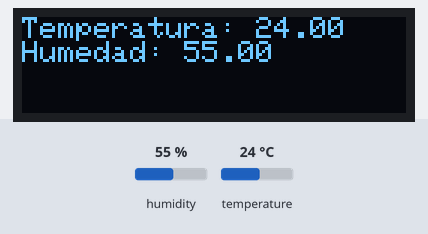
The program below on a simulated ESP32-S3. On the bench: 128×32 one-colour display. The test bench sets the inputs (shaded band); at power-on: humidity 55 %, temperature 24 °C. The display library's start-up logo is not drawn; what the program prints to the serial monitor is not drawn.

Above: at 3.2 s.
3.3 s: humidity set to 22 %
At 4.0 s:
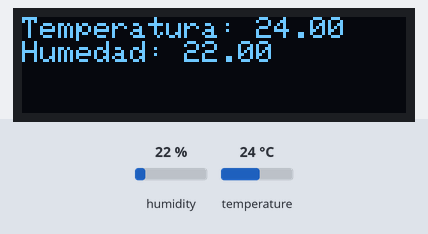
4.8 s: temperature set to 12 °C
At 5.9 s:
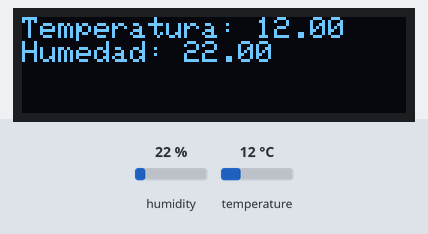
6.6 s: humidity set to 40 %
At 7.7 s:
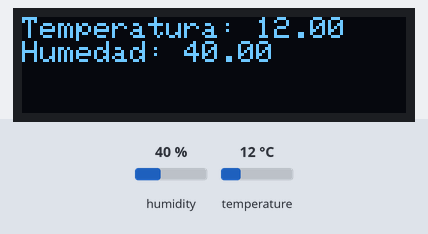
8.3 s: temperature set to 19 °C
At 9.5 s:
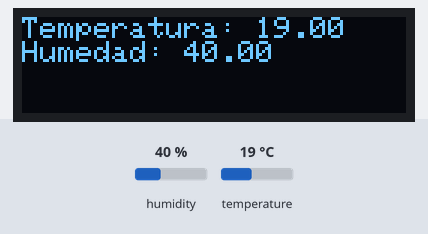
Timing chart, 0 to 11.1 s (numbered marks = the images above; inputs shaded):
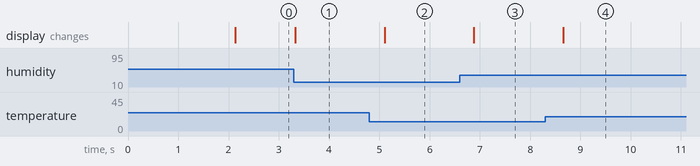

Measured:
- after the input at 3.3 s, the display: changes at once (image 1)
- after the input at 4.8 s, the display: changes after 0.30 s (image 2)
- after the input at 6.6 s, the display: changes after 0.28 s (image 3)
- after the input at 8.3 s, the display: changes after 0.36 s (image 4)

The program:

main.cpp
```cpp
#include <Adafruit_AHTX0.h>
#include <Adafruit_GFX.h>
#include <Adafruit_SSD1306.h>
#include <Wire.h>

#define SCREEN_WIDTH 128 // Ancho de la pantalla OLED, en píxeles
#define SCREEN_HEIGHT 32 // Alto de la pantalla OLED, en píxeles

#define OLED_RESET -1 // Pin de reset (o -1 si se comparte el pin de reset del Arduino)
#define SCREEN_ADDRESS 0x3C ///< Ver la hoja de datos para la dirección; 0x3D para 128x64, 0x3C para 128x32

#define AHTX0_I2C_SCL 6
#define AHTX0_I2C_SDA 5

#define OLED_SDA 16
#define OLED_SCL 17

Adafruit_AHTX0 aht;
Adafruit_SSD1306 display(SCREEN_WIDTH, SCREEN_HEIGHT, &Wire1, OLED_RESET);

void setup() {
  Wire.begin(AHTX0_I2C_SDA, AHTX0_I2C_SCL);
  Wire1.begin(OLED_SDA, OLED_SCL);
  Serial.begin(115200);
  Serial.println("Adafruit AHT10/AHT20 demo!");

  if (!aht.begin()) {
    Serial.println("¡No se pudo encontrar el AHT! ¡Verifique la conexión!");
    while (1) delay(10);
  }
  Serial.println("AHT10 o AHT20 encontrado");

  if(!display.begin(SSD1306_SWITCHCAPVCC, SCREEN_ADDRESS)) {
    Serial.println(F("¡Error al asignar memoria para SSD1306!"));
    for(;;);
  }

  display.display();
  delay(2000);
  display.clearDisplay();
}

void loop() {
  sensors_event_t humidity, temp;
  aht.getEvent(&humidity, &temp); // Obtener los objetos de temperatura y humedad con datos actualizados

  display.clearDisplay();

  display.setTextSize(1);
  display.setTextColor(SSD1306_WHITE);
  display.setCursor(0, 0);
  display.print("Temperatura: ");
  display.println(temp.temperature);
  display.print("Humedad: ");
  display.println(humidity.relative_humidity);

  display.display();

  Serial.print("Temperatura: ");
  Serial.print(temp.temperature);
  Serial.println(" grados C");
  Serial.print("Humedad: ");
  Serial.print(humidity.relative_humidity);
  Serial.println("% HR");

  delay(500);
}
```
